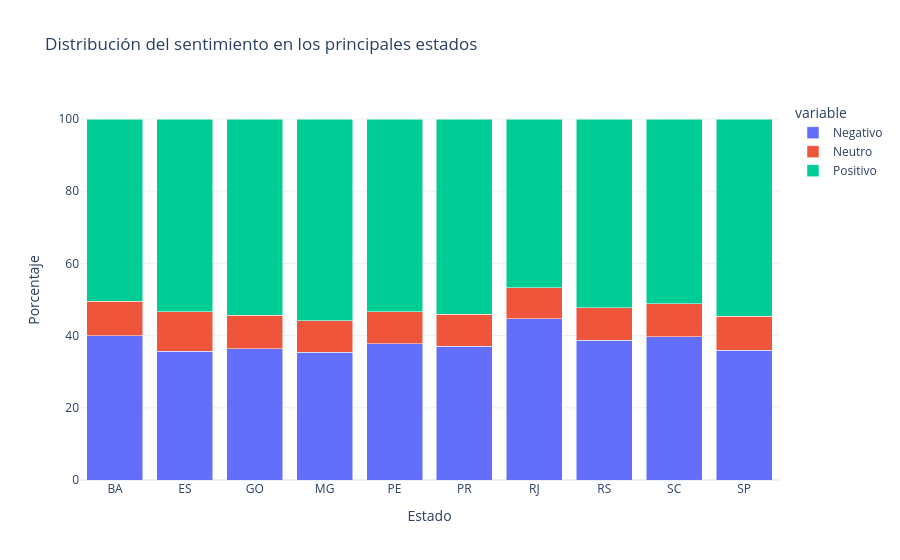

Here is the notebook cell this chart was saved with:
### Code cell
pivot_state_sentiment_reset = pivot_state_sentiment.reset_index()

fig = px.bar(
    pivot_state_sentiment_reset,
    x="geolocation_state",
    y=["Negativo", "Neutro", "Positivo"],
    title="Distribución del sentimiento en los principales estados",
    barmode="stack"
)

fig.update_layout(
    xaxis_title="Estado",
    yaxis_title="Porcentaje"
)

fig.show()

### Figure 1 — Plotly figure (JSON) as saved in the notebook; plotly's stock layout.template omitted (floating-point values rounded to 4 significant figures)
{"data": [{"alignmentgroup": "True", "hovertemplate": "variable=Negativo<br>geolocation_state=%{x}<br>value=%{y}<extra></extra>", "legendgroup": "Negativo", "marker": {"color": "#636efa", "pattern": {"shape": ""}}, "name": "Negativo", "offsetgroup": "Negativo", "orientation": "v", "showlegend": true, "textposition": "auto", "type": "bar", "x": ["BA", "ES", "GO", "MG", "PE", "PR", "RJ", "RS", "SC", "SP"], "xaxis": "x", "y": [39.96, 35.64, 36.39, 35.4, 37.68, 37.11, 44.71, 38.73, 39.75, 35.94], "yaxis": "y"}, {"alignmentgroup": "True", "hovertemplate": "variable=Neutro<br>geolocation_state=%{x}<br>value=%{y}<extra></extra>", "legendgroup": "Neutro", "marker": {"color": "#EF553B", "pattern": {"shape": ""}}, "name": "Neutro", "offsetgroup": "Neutro", "orientation": "v", "showlegend": true, "textposition": "auto", "type": "bar", "x": ["BA", "ES", "GO", "MG", "PE", "PR", "RJ", "RS", "SC", "SP"], "xaxis": "x", "y": [9.61, 11.02, 9.27, 8.75, 8.87, 8.76, 8.51, 9.06, 9.04, 9.39], "yaxis": "y"}, {"alignmentgroup": "True", "hovertemplate": "variable=Positivo<br>geolocation_state=%{x}<br>value=%{y}<extra></extra>", "legendgroup": "Positivo", "marker": {"color": "#00cc96", "pattern": {"shape": ""}}, "name": "Positivo", "offsetgroup": "Positivo", "orientation": "v", "showlegend": true, "textposition": "auto", "type": "bar", "x": ["BA", "ES", "GO", "MG", "PE", "PR", "RJ", "RS", "SC", "SP"], "xaxis": "x", "y": [50.42, 53.34, 54.34, 55.84, 53.45, 54.14, 46.78, 52.22, 51.21, 54.67], "yaxis": "y"}], "layout": {"barmode": "stack", "legend": {"title": {"text": "variable"}, "tracegroupgap": 0}, "title": {"text": "Distribución del sentimiento en los principales estados"}, "xaxis": {"anchor": "y", "domain": [0, 1], "title": {"text": "Estado"}}, "yaxis": {"anchor": "x", "domain": [0, 1], "title": {"text": "Porcentaje"}}}}
